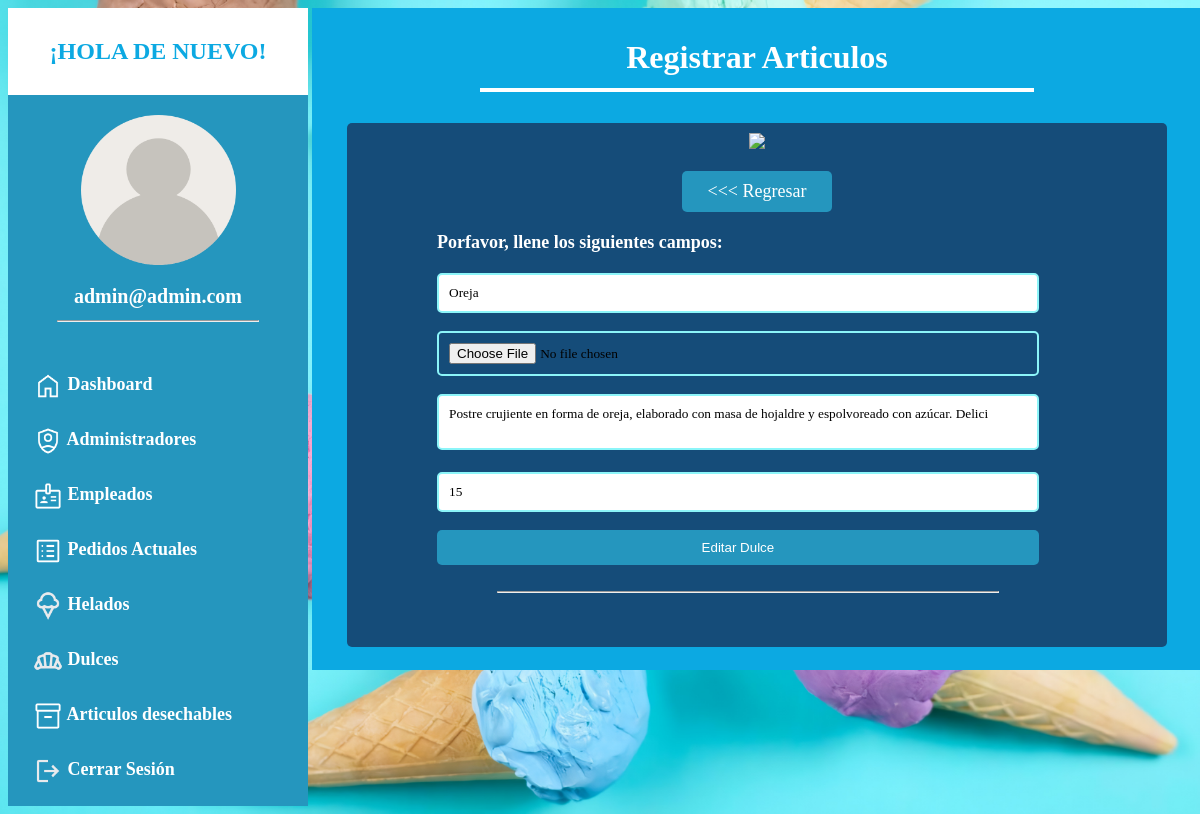
/editar_dulce.php?id=6 (signed in), run on an earlier commit of the app's database.
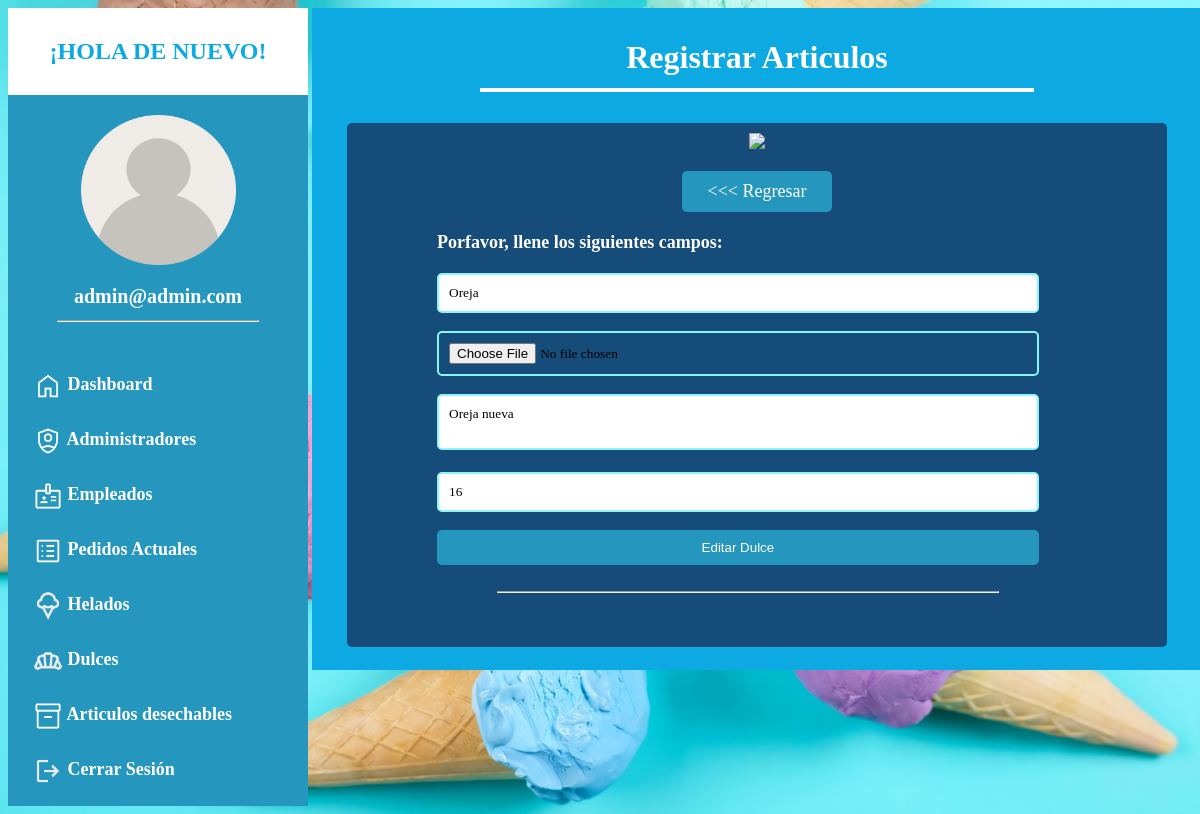
And on a later commit of the database.
### tables this page shows
CREATE TABLE `dulces` (
  `id_dulces` int(5) NOT NULL,
  `dulce` varchar(100) NOT NULL,
  `descripcion` varchar(100) NOT NULL,
  `precio` varchar(100) NOT NULL,
  `ruta` varchar(100) NOT NULL,
  `codigo` int(10) NOT NULL
);

### editar_dulce.php (the view, shortened to what this page needs)
<!DOCTYPE html>
<html lang="en">
<head>
    <link rel="stylesheet" href="style_panel_admin.css">
</head>
<body>
    <div class="ancho">
        <?php
        include "menu_panel_admin.php";
        ?>
        <div class="contenedorpaneladmin">
            <div class="contenedor4 centrar">
                <h1>Registrar Articulos</h1>
                <hr>
            </div>
            <br>
            <?php
          require "conexion.php";
          $id=$_GET['id'];
          $verusuario = "SELECT * FROM dulces WHERE id_dulces = '$id'";
          $resultado = mysqli_query($conectar, $verusuario);
          $fila = $resultado -> fetch_array();
           ?>
            <div class="contenedor5 ">
                <div class="centrar">
                <img src="./img/logo_colon.png" class="logopaneladmin1">
                <br><br>
                <a href="dulces.php" class="btn_regresar"> &lt;&lt;&lt; Regresar</a>
                </div>
                <div class="ancho contenedor6">
                    <form action="actualizar_dulce.php" method="POST" autocomplete="off" enctype="multipart/form-data">
                        <p class="negritas">Porfavor, llene los siguientes campos:</p>
                        <input class="campos_login" type="text" placeholder="Nombre del Dulce" name="dulce" required  value="<?php echo $fila['dulce'];?>">
                        <br><br>
                        <input class="campos_login" type="file" name="imagen" required>
                        <br><br>
                        <textarea name="descripcion" class="campos_login" placeholder="Descripción"><?php echo $fila['descripcion'];?></textarea>
                        <br><br>
                        <input class="campos_login" type="text" placeholder="Precio del helado" name="precio" required  value="<?php echo $fila['precio'];?>">
                        <br><br>
                         <button  class="registrar_admin">Editar Dulce</button>
                        <br><br>
                        <hr>
                    </form>
                </div>
                <br><br>
            </div>
            <br>
        </div>
</body>
</html>

What changed in the data, as far as the page shows it:
changed dulces "Oreja": descripcion "Postre crujiente en forma de oreja, elaborado con masa de hojaldre y espolvoreado con azúcar. Delici" → "Oreja nueva"; precio "15" → "16"
